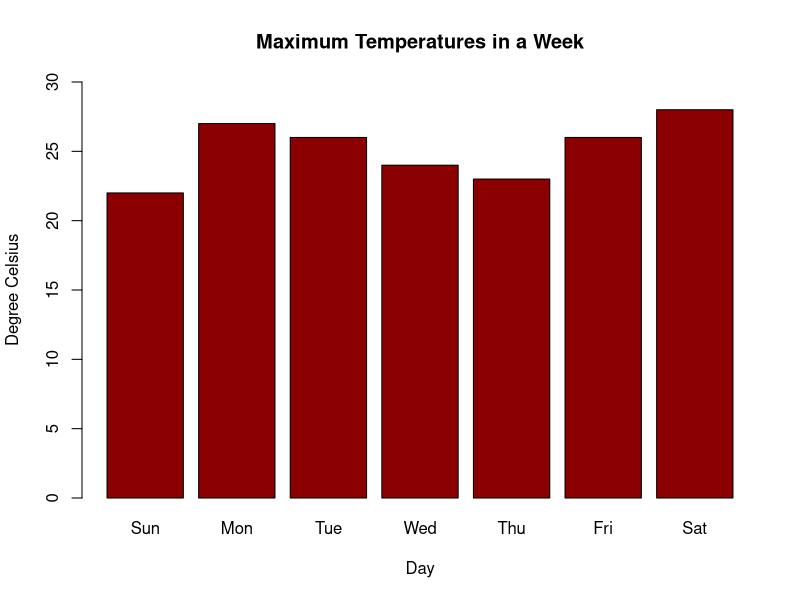
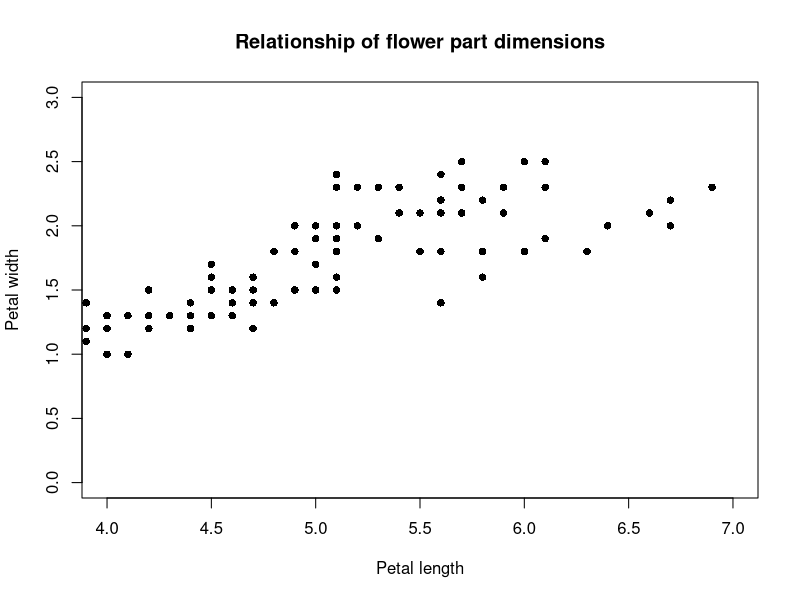
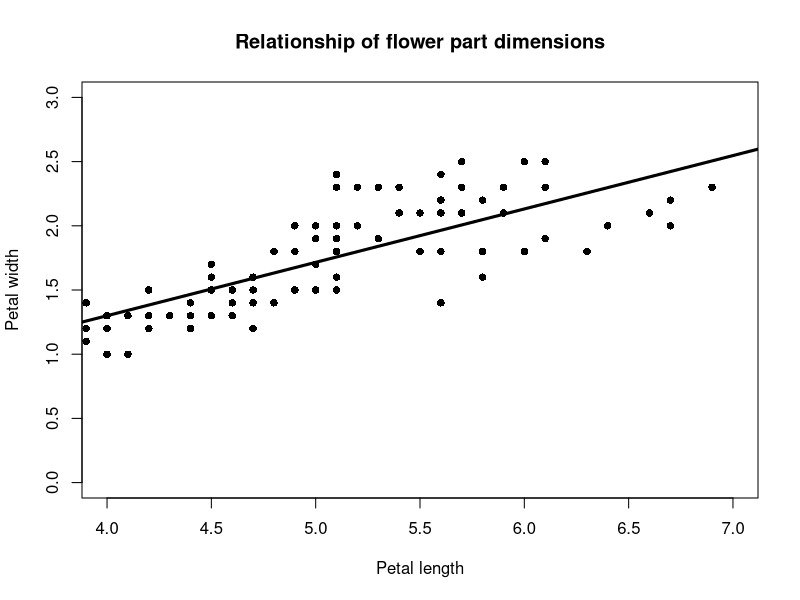
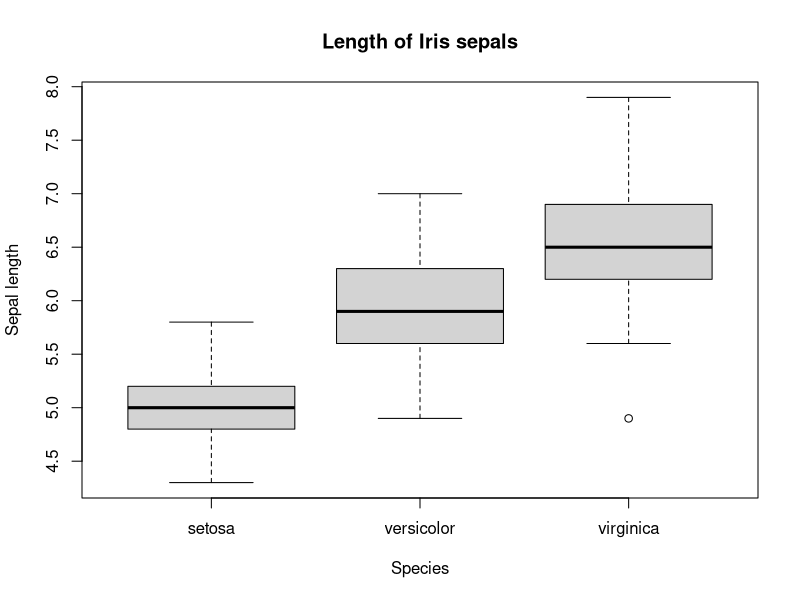
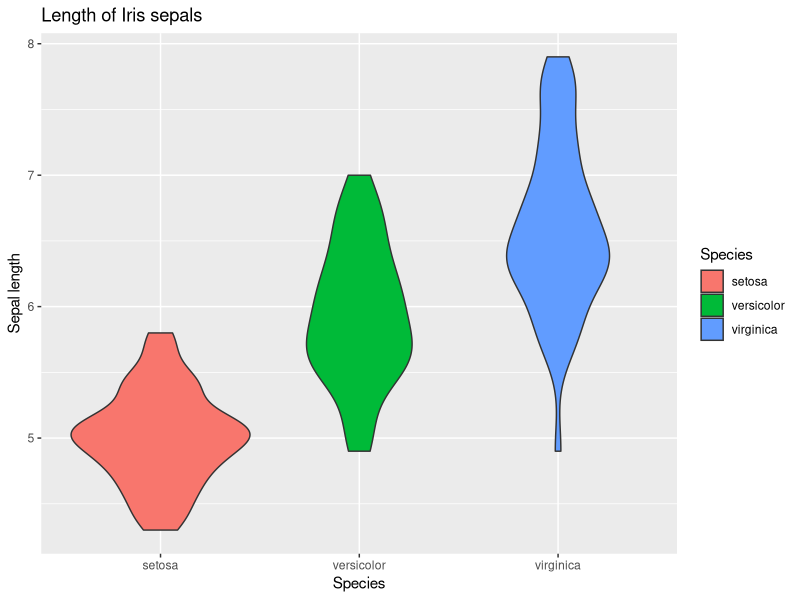

Write the R code that produced these figures, in order.
## ---- chunk 1

max_temp <- c(22, 27, 26, 24, 23, 26, 28)

## Barplot() function
barplot(max_temp,
        main = "Maximum Temperatures in a Week",
        ylab = "Degree Celsius",
        xlab = "Day",
        ylim = c(0, 30), 
        names.arg = c("Sun", "Mon", "Tue", "Wed", "Thu", "Fri", "Sat"),
        col = "darkred",
        horiz = FALSE) 

## ---- chunk 2

data(iris)

plot(iris$Petal.Length, iris$Petal.Width, pch = 16, col = "black", 
     main = "Relationship of flower part dimensions", xlab = "Petal length", 
     ylab = "Petal width",
     xlim = c(4, 7), ylim = c(0, 3))
## ---- chunk 3
data(iris)

plot(iris$Petal.Length, iris$Petal.Width, pch = 16, col = "black", 
     main = "Relationship of flower part dimensions", xlab = "Petal length", 
     ylab = "Petal width",
     xlim = c(4, 7), ylim = c(0, 3))

bestfit <- lm(iris$Petal.Width ~ iris$Petal.Length) # Form y ~ x
abline(bestfit, lwd = 3) # lwd: line width
## ---- chunk 4
data(iris)

boxplot(iris$Sepal.Length ~ iris$Species,
      main = "Length of Iris sepals",
      ylab = "Sepal length",
      xlab = "Species")
## ---- chunk 5
data(iris)
library(ggplot2)

ggplot(iris, aes(x = Species, y = Sepal.Length, fill = Species)) +
  ggtitle("Length of Iris sepals") +
  xlab("Species") +
  ylab("Sepal length") +
  geom_violin()
